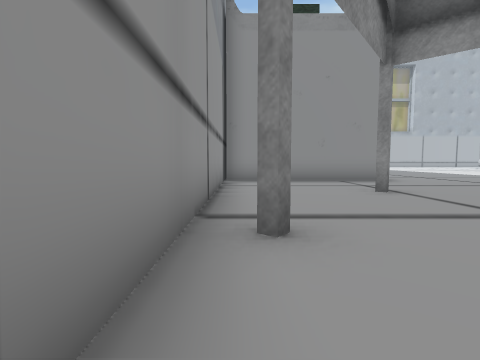
[1] (above)

22 first-person views from a walk through a scene from a Unity 3-D project. The camera is 1.2 m above the floor, tilts 4° down and sees 85° across. The floor is counted in squares, 2 m on a side. Each view is taken from the middle of a square. On the plan, view 1 faces up. The plan holds only what a view shows up to about 9 squares ahead; the rest is blank. The player character is not drawn.

[2]
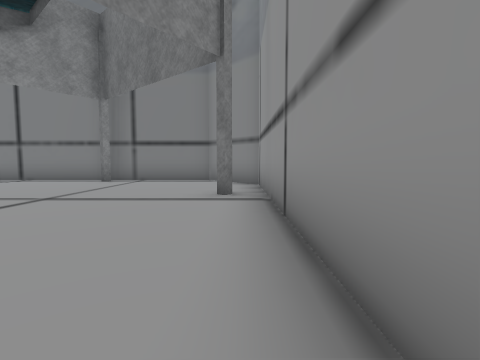

[3]
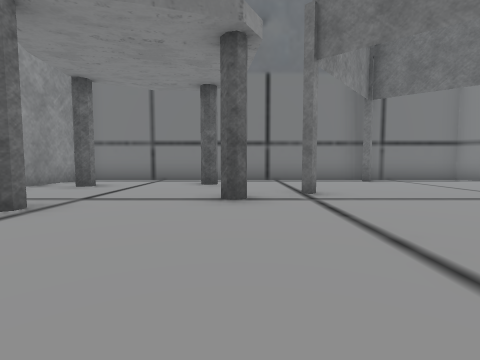

[4]
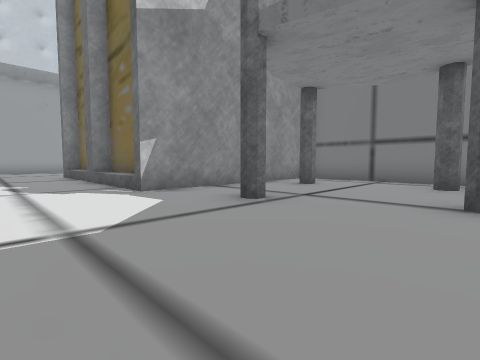

[5]
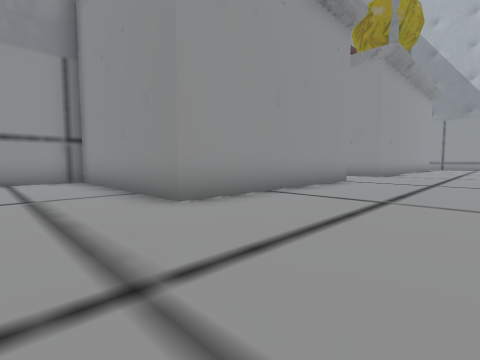

[6]
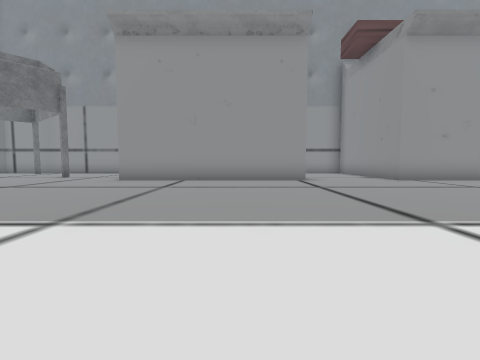

[7]
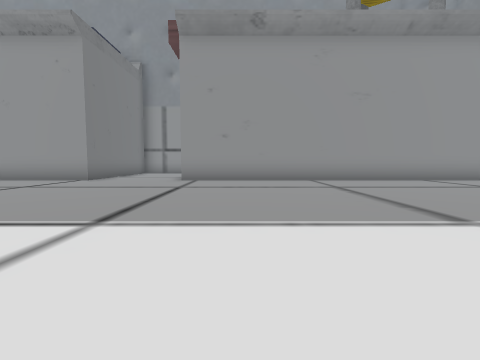

[8]
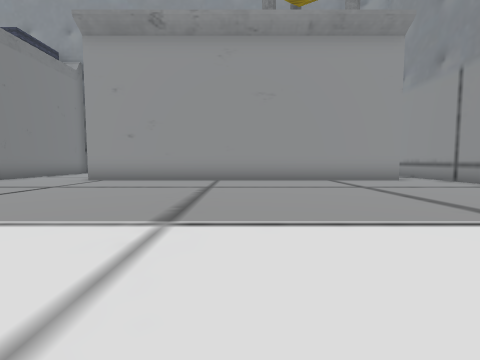

[9]
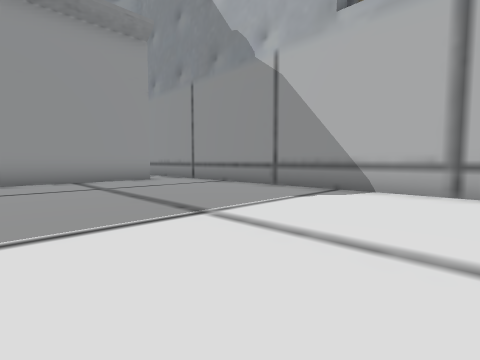

[10]
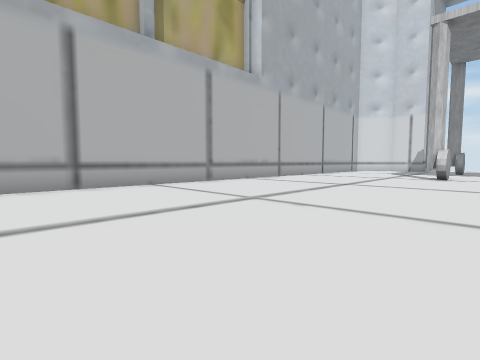

[11]
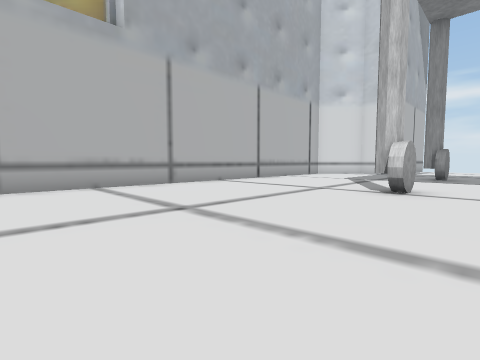

[12]
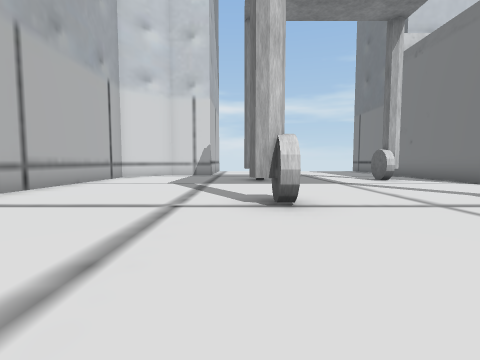

[13]
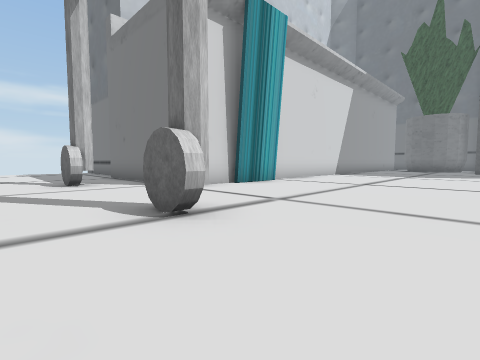

[14]
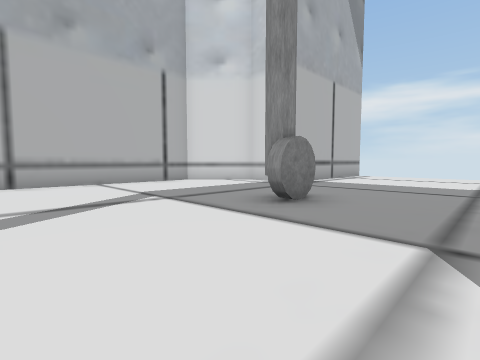

[15]
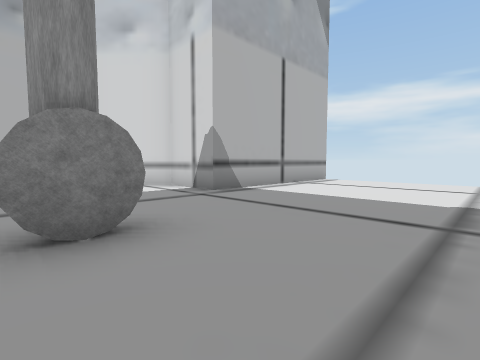

[16]
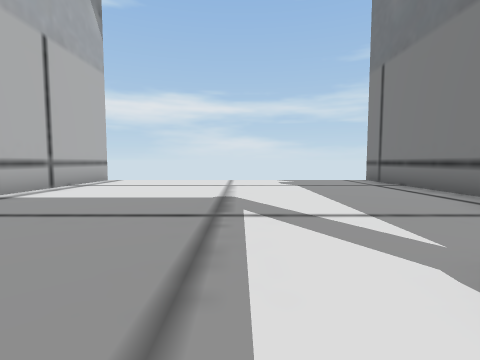

[17]
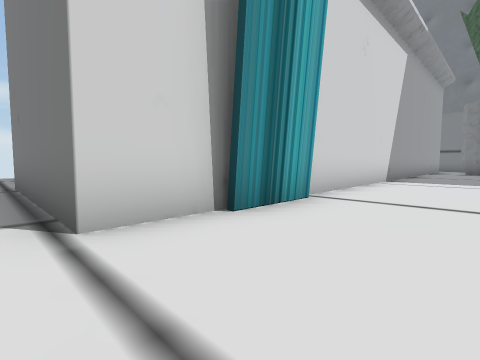

[18]
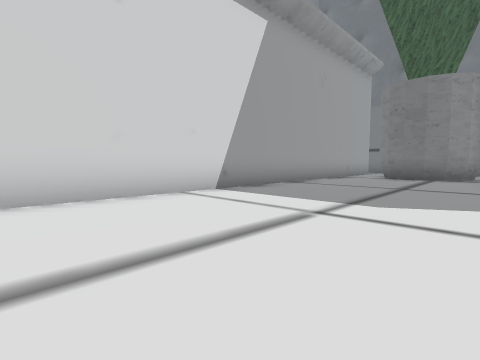

[19]
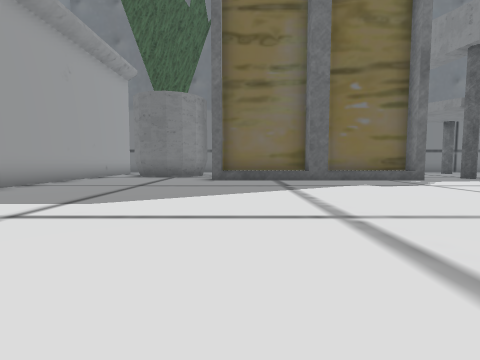

[20]
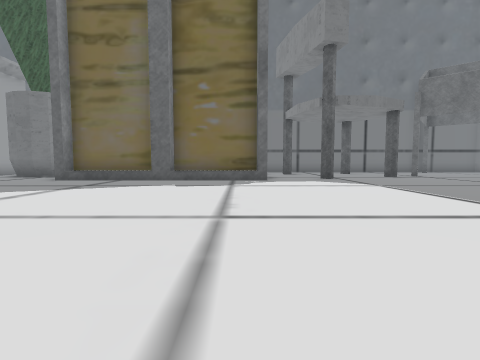

[21]
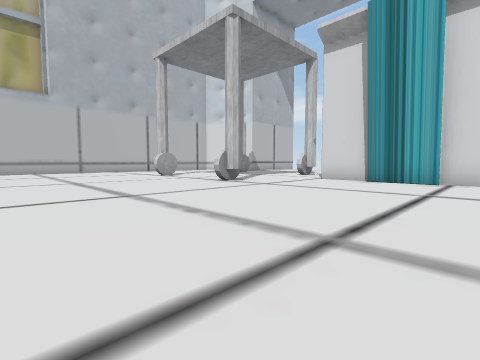

[22]
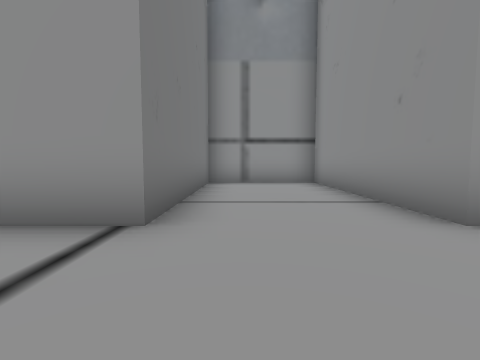

### Floor plan
Key: @ floor where view 1 was taken; # wall or solid block; . floor; T thing the floor can be seen under or through.
Columns run from 1 left of view 1 to 35 right of it. Each row starts with its distance up from view 1.
 29      ##########################
 28      .........................##
 27      #.........................#
 26      #.........................######
 25      #..............................
 24      #.................#............
 23      #......................#.......
 22      #..............................
 21      #........   ...................
 20      #........   ...................
 19      #.........  ......#....#.......
 18      #........   ...................
 17 ######.......    .........###########
 16 #...........     .........#
 15 #...........     .........#
 14 ######.......    .........#
 13      #........ . .........#
 12      #...........  .......#
 11      #....................#
 10      #....................#
  9      #....................#
  8 ######....................#
  7 #.........................#
  6 #.........................#
  5 #...#.....................#
  4 #....  .....#..#######....#
  3 #.. ..  .#.....#     ###.
  2 #... ..T.......#      #
  1 #.... .......#.#
  0 #@.... ...#....#
 -1 ##...#.........#
 -2  ###############

Where each view was taken, in squares from view 1:
view 1: 0 up, 0 right, facing up
view 2: 7 up, 0 right, facing down
view 3: 7 up, 8 right, facing down
view 4: 7 up, 8 right, facing down-right
view 5: 6 up, 8 right, facing up-left
view 6: 12 up, 13 right, facing left
view 7: 19 up, 13 right, facing left
view 8: 22 up, 13 right, facing left
view 9: 23 up, 13 right, facing up-left
view 10: 22 up, 11 right, facing up-right
view 11: 22 up, 16 right, facing up-right
view 12: 24 up, 18 right, facing right
view 13: 21 up, 19 right, facing down-right
view 14: 21 up, 23 right, facing up-right
view 15: 21 up, 26 right, facing up-right
view 16: 21 up, 26 right, facing right
view 17: 18 up, 22 right, facing down-right
view 18: 13 up, 20 right, facing down-right
view 19: 13 up, 19 right, facing down
view 20: 13 up, 14 right, facing down
view 21: 13 up, 16 right, facing up-right
view 22: 15 up, 7 right, facing left
